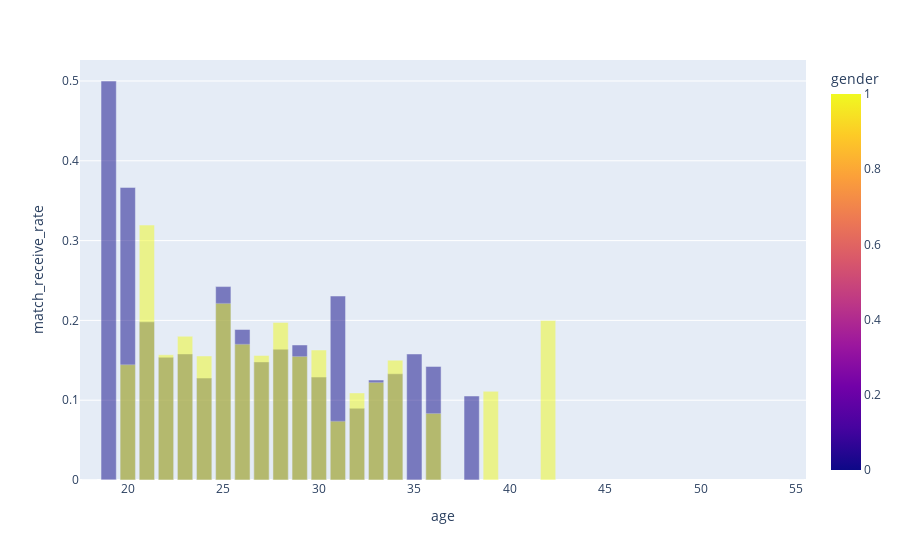
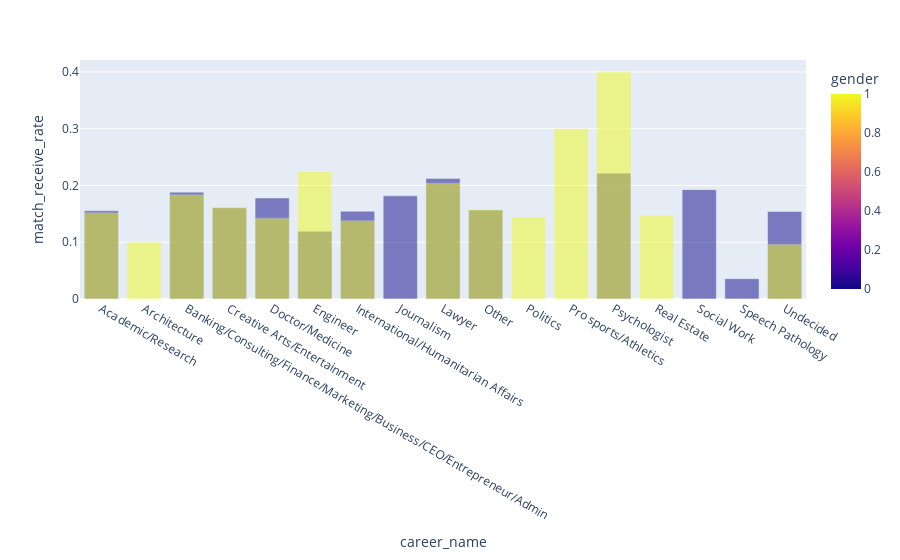

The notebook cell these images were saved under, in order:
### Code cell
# bar chart of match receive rate by input
inputs = ['age', 'career_name', 'met_o', 'goal']

for input in inputs:
    match_rate_by_input = df_uniq_id.groupby([input, 'gender'])['match_receive_rate'].mean().reset_index()

    fig = px.bar(match_rate_by_input, x=input, y='match_receive_rate', color='gender', color_discrete_sequence=['#FF5733', '#33FF7A'], barmode='overlay')
    fig.show()
    pyo.plot(fig, filename=input + '_match_bar.html')

### Figure 1 — Plotly figure (JSON) as saved in the notebook; plotly's stock layout.template omitted (floating-point values rounded to 4 significant figures)
{"data": [{"alignmentgroup": "True", "hovertemplate": "age=%{x}<br>match_receive_rate=%{y}<br>gender=%{marker.color}<extra></extra>", "legendgroup": "", "marker": {"color": [1, 0, 1, 0, 1, 0, 1, 0, 1, 0, 1, 0, 1, 0, 1, 0, 1, 0, 1, 0, 1, 0, 1, 0, 1, 0, 1, 0, 1, 0, 1, 0, 1, 0, 0, 1, 1, 0, 1, 1, 0], "coloraxis": "coloraxis", "opacity": 0.5, "pattern": {"shape": ""}}, "name": "", "offsetgroup": "", "orientation": "v", "showlegend": false, "textposition": "auto", "type": "bar", "x": [18, 19, 19, 20, 20, 21, 21, 22, 22, 23, 23, 24, 24, 25, 25, 26, 26, 27, 27, 28, 28, 29, 29, 30, 30, 31, 31, 32, 32, 33, 33, 34, 34, 35, 36, 36, 37, 38, 39, 42, 55], "xaxis": "x", "y": [0, 0.5, 0, 0.3667, 0.1444, 0.1982, 0.3195, 0.1538, 0.1569, 0.158, 0.1802, 0.1277, 0.1555, 0.2424, 0.2213, 0.1886, 0.1701, 0.148, 0.1561, 0.164, 0.1975, 0.1692, 0.1548, 0.129, 0.1629, 0.2306, 0.07361, 0.08995, 0.1091, 0.1253, 0.1222, 0.1331, 0.1502, 0.1579, 0.1424, 0.08333, 0, 0.1053, 0.1111, 0.2, 0], "yaxis": "y"}], "layout": {"barmode": "overlay", "coloraxis": {"colorbar": {"title": {"text": "gender"}}, "colorscale": [[0, "#0d0887"], [0.1111, "#46039f"], [0.2222, "#7201a8"], [0.3333, "#9c179e"], [0.4444, "#bd3786"], [0.5556, "#d8576b"], [0.6667, "#ed7953"], [0.7778, "#fb9f3a"], [0.8889, "#fdca26"], [1, "#f0f921"]]}, "legend": {"tracegroupgap": 0}, "margin": {"t": 60}, "xaxis": {"anchor": "y", "domain": [0, 1], "title": {"text": "age"}}, "yaxis": {"anchor": "x", "domain": [0, 1], "title": {"text": "match_receive_rate"}}}}

### Figure 2 — Plotly figure (JSON) as saved in the notebook; plotly's stock layout.template omitted (floating-point values rounded to 4 significant figures)
{"data": [{"alignmentgroup": "True", "hovertemplate": "career_name=%{x}<br>match_receive_rate=%{y}<br>gender=%{marker.color}<extra></extra>", "legendgroup": "", "marker": {"color": [0, 1, 1, 0, 1, 0, 1, 0, 1, 0, 1, 0, 1, 0, 0, 1, 0, 1, 0, 1, 1, 0, 1, 1, 0, 0, 0, 1], "coloraxis": "coloraxis", "opacity": 0.5, "pattern": {"shape": ""}}, "name": "", "offsetgroup": "", "orientation": "v", "showlegend": false, "textposition": "auto", "type": "bar", "x": ["Academic/Research", "Academic/Research", "Architecture", "Banking/Consulting/Finance/Marketing/Business/CEO/Entrepreneur/Admin", "Banking/Consulting/Finance/Marketing/Business/CEO/Entrepreneur/Admin", "Creative Arts/Entertainment", "Creative Arts/Entertainment", "Doctor/Medicine", "Doctor/Medicine", "Engineer", "Engineer", "International/Humanitarian Affairs", "International/Humanitarian Affairs", "Journalism", "Lawyer", "Lawyer", "Other", "Other", "Politics", "Politics", "Pro sports/Athletics", "Psychologist", "Psychologist", "Real Estate", "Social Work", "Speech Pathology", "Undecided", "Undecided"], "xaxis": "x", "y": [0.1554, 0.1518, 0.1, 0.1882, 0.1836, 0.1607, 0.162, 0.178, 0.1425, 0.1193, 0.2247, 0.1544, 0.1378, 0.1818, 0.2125, 0.204, 0.1567, 0.158, 0, 0.1444, 0.3, 0.2217, 0.4, 0.1477, 0.1926, 0.03571, 0.1543, 0.09627], "yaxis": "y"}], "layout": {"barmode": "overlay", "coloraxis": {"colorbar": {"title": {"text": "gender"}}, "colorscale": [[0, "#0d0887"], [0.1111, "#46039f"], [0.2222, "#7201a8"], [0.3333, "#9c179e"], [0.4444, "#bd3786"], [0.5556, "#d8576b"], [0.6667, "#ed7953"], [0.7778, "#fb9f3a"], [0.8889, "#fdca26"], [1, "#f0f921"]]}, "legend": {"tracegroupgap": 0}, "margin": {"t": 60}, "xaxis": {"anchor": "y", "domain": [0, 1], "title": {"text": "career_name"}}, "yaxis": {"anchor": "x", "domain": [0, 1], "title": {"text": "match_receive_rate"}}}}
